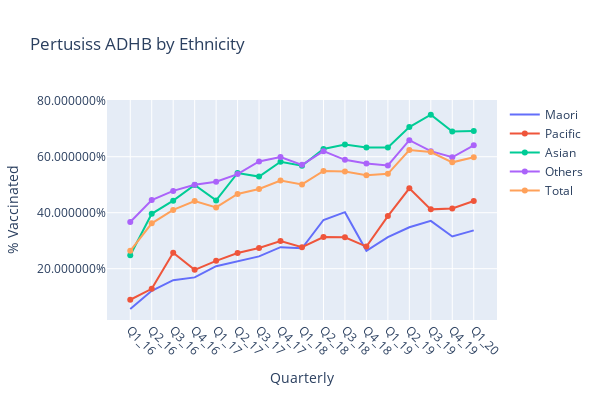

Here is the notebook cell this chart was saved with:
### Code cell
import pandas as pd
import matplotlib.pyplot as plt
import plotly.graph_objects as go
import numpy as np
#DHBAll = pd.ExcelFile('G:/Funding Team/Planning/Health Information/HIAT/Michael Files/Antinatal Vaccination/April 2019 to March 2020/For Python.xlsx')
#DHBPert = pd.read_excel(DHBAll, 'Pertussis Graphs', skiprows=5)
ADHBEthnic = DHBPert[['Maori_A','Pacific_A','Asian_A', 'European_Other_A', 'Total_A']]
ADHBEthnic=ADHBEthnic.round(3)
ADHBEthnic=ADHBEthnic[:29]

# Declare a list that is to be converted into a column 
Quarter = ['Q1_16', 'Q2_16', 'Q3_16', 'Q4_16','Q1_17', 'Q2_17', 'Q3_17', 'Q4_17','Q1_18', 'Q2_18', 'Q3_18', 'Q4_18','Q1_19', 
           'Q2_19', 'Q3_19', 'Q4_19','Q1_20', 'Q2_20', 'Q3_20', 'Q4_20',
           'Q1_21', 'Q2_21', 'Q3_21', 'Q4_21','Q1_22', 'Q2_22', 'Q3_22', 'Q4_22', 'Q1_23'] 
# Using 'Address' as the column name 
# and equating it to the list 
ADHBEthnic['Quarter'] = Quarter 
ADHBEthnic=ADHBEthnic.dropna()
random_x = ADHBEthnic["Quarter"].tolist()
# using to_numpy() 
random_y0 = ADHBEthnic['Maori_A'].tolist()   

random_y1 = ADHBEthnic['Pacific_A'].tolist()  

random_y2 = ADHBEthnic['Asian_A'].tolist()   
random_y3 = ADHBEthnic['European_Other_A'].tolist() 
random_y4 = ADHBEthnic['Total_A'].tolist() 

import numpy as np

# Create traces
fig = go.Figure()
fig.add_trace(go.Scatter(x=random_x, y=random_y0,
                    mode='lines',
                    name='Maori'))
fig.add_trace(go.Scatter(x=random_x, y=random_y1,
                    mode='lines+markers',
                    name='Pacific'))
fig.add_trace(go.Scatter(x=random_x, y=random_y2,
                    mode='lines+markers',
                    name='Asian'))
fig.add_trace(go.Scatter(x=random_x, y=random_y3,
                    mode='lines+markers',
                    name='Others'))
fig.add_trace(go.Scatter(x=random_x, y=random_y4,
                    mode='lines+markers',
                    name='Total'))
# Edit the layout
fig.update_layout(title='Pertusiss by Ethnicity',
                   xaxis_title='Quarter',
                   yaxis_title='Percentage')

fig.update_layout(xaxis_type='category',
                  title_text='Pertusiss ADHB by Ethnicity',
                  xaxis_title='Quarterly',
                  yaxis_title='% Vaccinated')
fig.update_xaxes(tickangle=45)
fig.update_yaxes(tickformat="%")
fig.update_layout(showlegend=True)
#fig.update_layout(legend_orientation="h")
fig.update_layout(
    autosize=True,
    width=600,
    height=400,)
fig.show()

### Figure 1 — Plotly figure (JSON) as saved in the notebook; plotly's stock layout.template omitted (floating-point values rounded to 4 significant figures)
{"data": [{"mode": "lines", "name": "Maori", "type": "scatter", "x": ["Q1_16", "Q2_16", "Q3_16", "Q4_16", "Q1_17", "Q2_17", "Q3_17", "Q4_17", "Q1_18", "Q2_18", "Q3_18", "Q4_18", "Q1_19", "Q2_19", "Q3_19", "Q4_19", "Q1_20"], "y": [0.056, 0.121, 0.159, 0.169, 0.209, 0.226, 0.244, 0.277, 0.273, 0.374, 0.402, 0.264, 0.313, 0.348, 0.371, 0.315, 0.337]}, {"mode": "lines+markers", "name": "Pacific", "type": "scatter", "x": ["Q1_16", "Q2_16", "Q3_16", "Q4_16", "Q1_17", "Q2_17", "Q3_17", "Q4_17", "Q1_18", "Q2_18", "Q3_18", "Q4_18", "Q1_19", "Q2_19", "Q3_19", "Q4_19", "Q1_20"], "y": [0.089, 0.128, 0.257, 0.196, 0.228, 0.256, 0.274, 0.299, 0.277, 0.313, 0.312, 0.279, 0.388, 0.487, 0.412, 0.415, 0.442]}, {"mode": "lines+markers", "name": "Asian", "type": "scatter", "x": ["Q1_16", "Q2_16", "Q3_16", "Q4_16", "Q1_17", "Q2_17", "Q3_17", "Q4_17", "Q1_18", "Q2_18", "Q3_18", "Q4_18", "Q1_19", "Q2_19", "Q3_19", "Q4_19", "Q1_20"], "y": [0.248, 0.396, 0.443, 0.499, 0.444, 0.542, 0.529, 0.582, 0.568, 0.628, 0.644, 0.633, 0.633, 0.706, 0.75, 0.69, 0.692]}, {"mode": "lines+markers", "name": "Others", "type": "scatter", "x": ["Q1_16", "Q2_16", "Q3_16", "Q4_16", "Q1_17", "Q2_17", "Q3_17", "Q4_17", "Q1_18", "Q2_18", "Q3_18", "Q4_18", "Q1_19", "Q2_19", "Q3_19", "Q4_19", "Q1_20"], "y": [0.367, 0.445, 0.478, 0.5, 0.511, 0.538, 0.583, 0.599, 0.571, 0.62, 0.589, 0.576, 0.569, 0.659, 0.62, 0.598, 0.641]}, {"mode": "lines+markers", "name": "Total", "type": "scatter", "x": ["Q1_16", "Q2_16", "Q3_16", "Q4_16", "Q1_17", "Q2_17", "Q3_17", "Q4_17", "Q1_18", "Q2_18", "Q3_18", "Q4_18", "Q1_19", "Q2_19", "Q3_19", "Q4_19", "Q1_20"], "y": [0.264, 0.362, 0.41, 0.442, 0.419, 0.467, 0.485, 0.515, 0.501, 0.549, 0.547, 0.534, 0.539, 0.624, 0.617, 0.58, 0.598]}], "layout": {"autosize": true, "height": 400, "showlegend": true, "title": {"text": "Pertusiss ADHB by Ethnicity"}, "width": 600, "xaxis": {"tickangle": 45, "title": {"text": "Quarterly"}, "type": "category"}, "yaxis": {"tickformat": "%", "title": {"text": "% Vaccinated"}}}}
